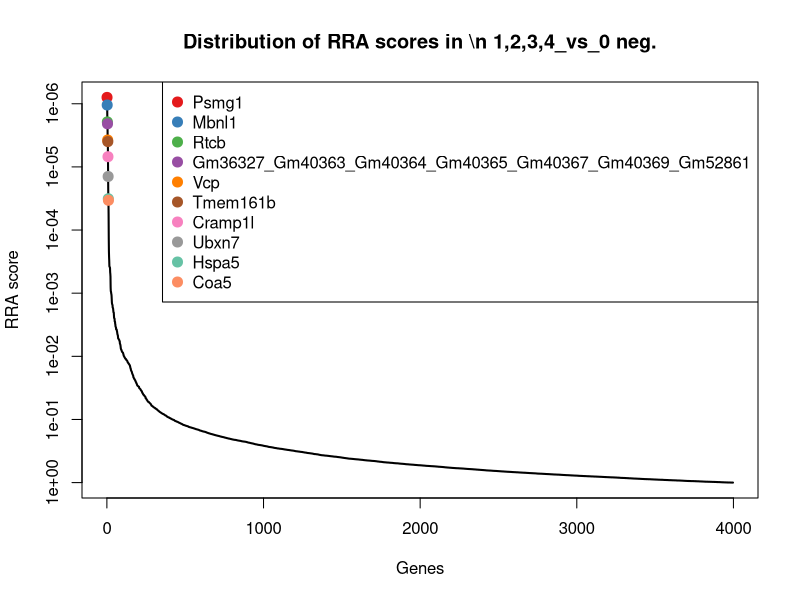
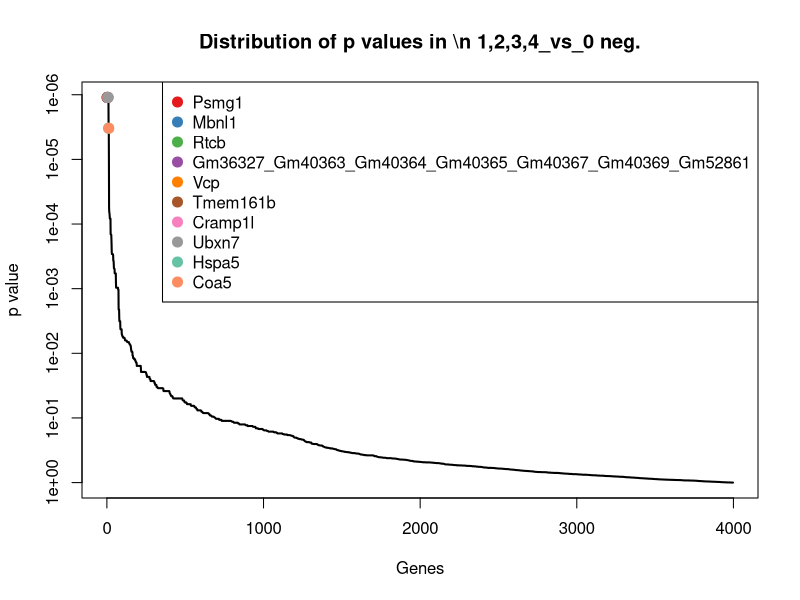
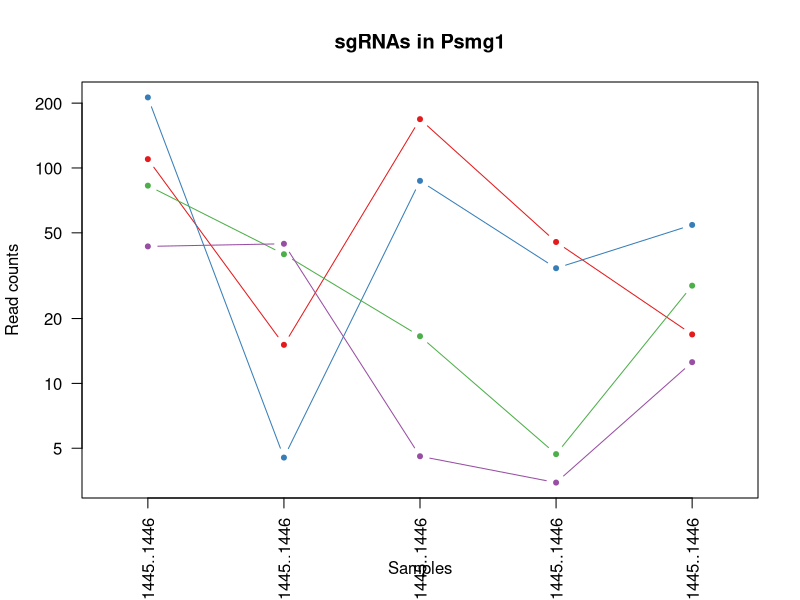
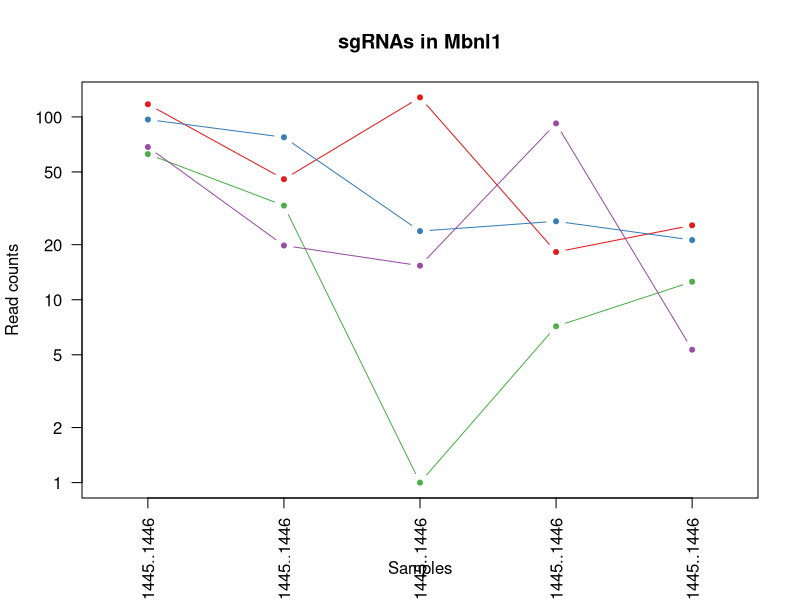
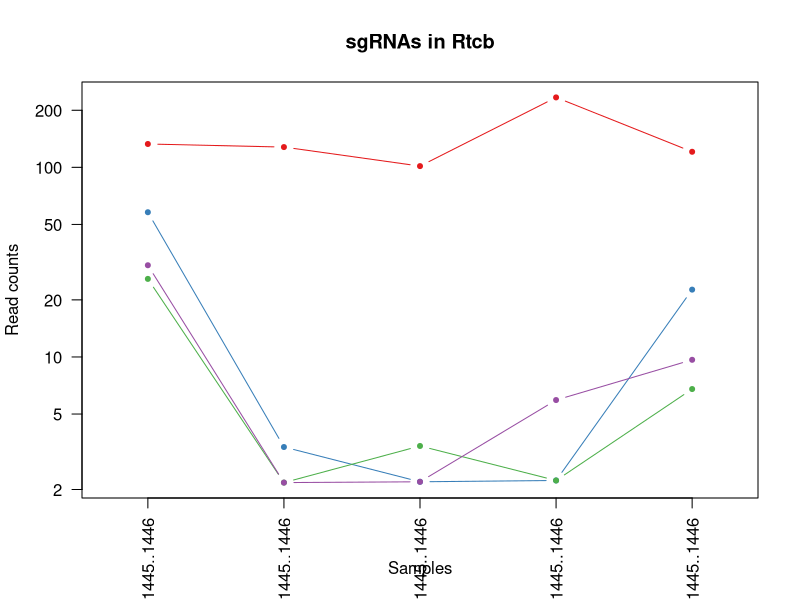
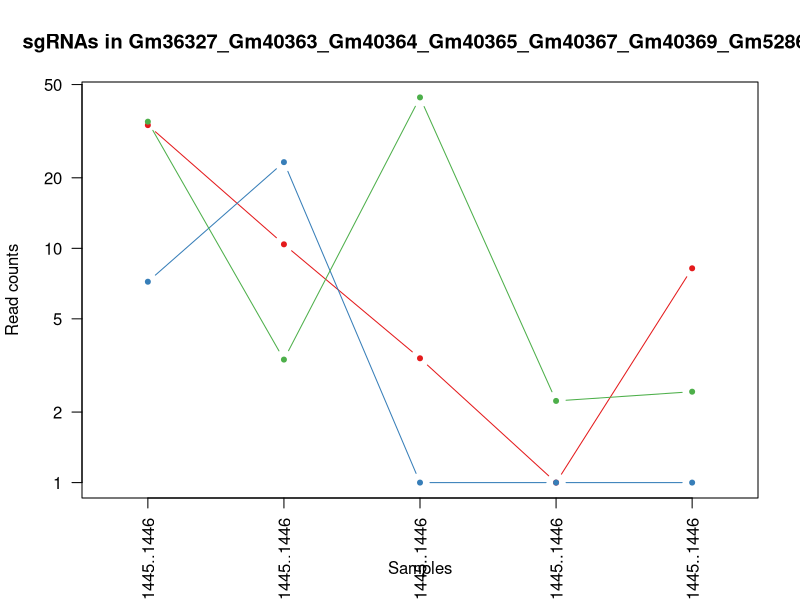
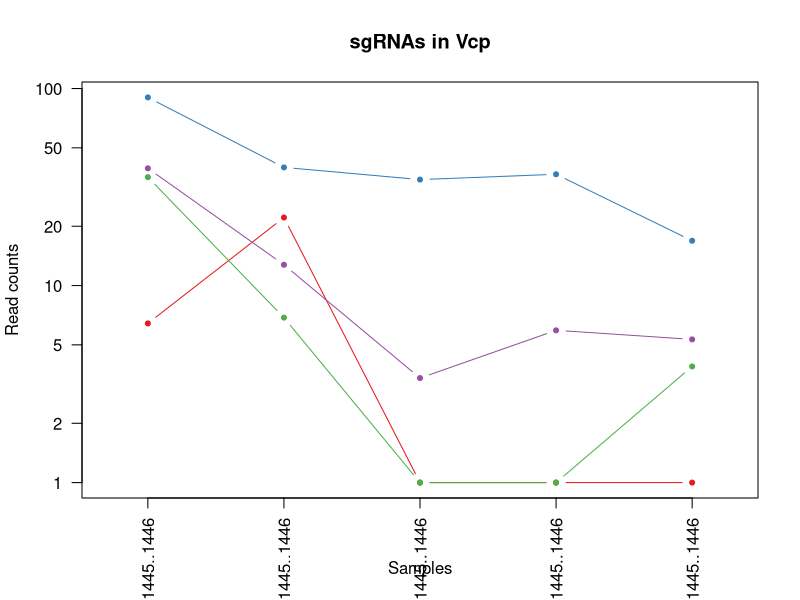
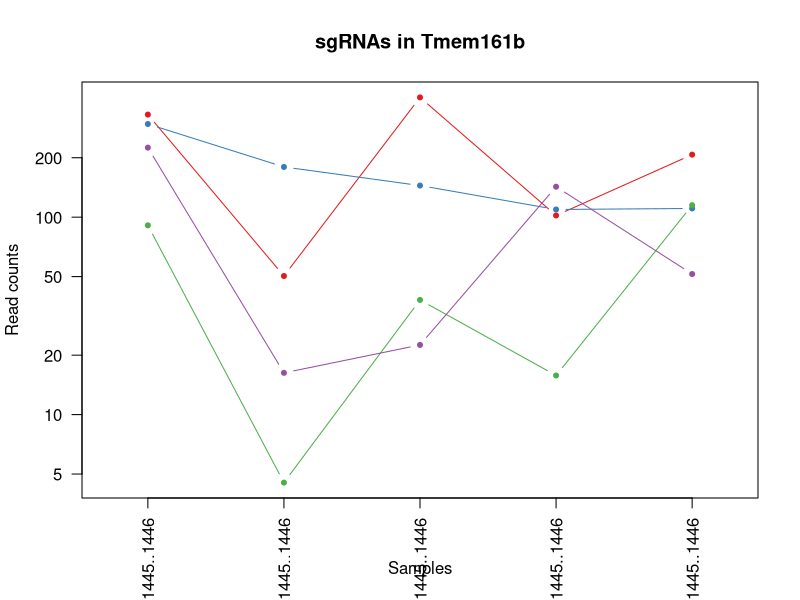

Here is the R script that generated these plots, in order: (Note: this script raises an error after producing the figures.)
pdf(file='invivo.poolF_BM_hEGFRv3_15m_v_input.pdf',width=4.5,height=4.5);
gstable=read.table('invivo.poolF_BM_hEGFRv3_15m_v_input.gene_summary.txt',header=T)
# 
#
# parameters
# Do not modify the variables beginning with "__"

# gstablename='__GENE_SUMMARY_FILE__'
startindex=3
# outputfile='__OUTPUT_FILE__'
targetgenelist=c("Psmg1","Mbnl1","Rtcb","Gm36327_Gm40363_Gm40364_Gm40365_Gm40367_Gm40369_Gm52861","Vcp","Tmem161b","Cramp1l","Ubxn7","Hspa5","Coa5")
# samplelabel=sub('.\\w+.\\w+$','',colnames(gstable)[startindex]);
samplelabel='1,2,3,4_vs_0 neg.'


# You need to write some codes in front of this code:
# gstable=read.table(gstablename,header=T)
# pdf(file=outputfile,width=6,height=6)


# set up color using RColorBrewer
#library(RColorBrewer)
#colors <- brewer.pal(length(targetgenelist), "Set1")

colors=c( "#E41A1C", "#377EB8", "#4DAF4A", "#984EA3", "#FF7F00",  "#A65628", "#F781BF",
          "#999999", "#66C2A5", "#FC8D62", "#8DA0CB", "#E78AC3", "#A6D854", "#FFD92F", "#E5C494", "#B3B3B3", 
          "#8DD3C7", "#FFFFB3", "#BEBADA", "#FB8072", "#80B1D3", "#FDB462", "#B3DE69", "#FCCDE5",
          "#D9D9D9", "#BC80BD", "#CCEBC5", "#FFED6F")

######
# function definition

plotrankedvalues<-function(val, tglist, ...){
  
  plot(val,log='y',ylim=c(max(val),min(val)),type='l',lwd=2, ...)
  if(length(tglist)>0){
    for(i in 1:length(tglist)){
      targetgene=tglist[i];
      tx=which(names(val)==targetgene);ty=val[targetgene];
      points(tx,ty,col=colors[(i %% length(colors)) ],cex=2,pch=20)
      # text(tx+50,ty,targetgene,col=colors[i])
    }
    legend('topright',tglist,pch=20,pt.cex = 2,cex=1,col=colors)
  }
}



plotrandvalues<-function(val,targetgenelist, ...){
  # choose the one with the best distance distribution
  
  mindiffvalue=0;
  randval=val;
  for(i in 1:20){
    randval0=sample(val)
    vindex=sort(which(names(randval0) %in% targetgenelist))
    if(max(vindex)>0.9*length(val)){
      # print('pass...')
      next;
    }
    mindiffind=min(diff(vindex));
    if (mindiffind > mindiffvalue){
      mindiffvalue=mindiffind;
      randval=randval0;
      # print(paste('Diff: ',mindiffvalue))
    }
  }
  plot(randval,log='y',ylim=c(max(randval),min(randval)),pch=20,col='grey', ...)
  
  if(length(targetgenelist)>0){
    for(i in 1:length(targetgenelist)){
      targetgene=targetgenelist[i];
      tx=which(names(randval)==targetgene);ty=randval[targetgene];
      points(tx,ty,col=colors[(i %% length(colors)) ],cex=2,pch=20)
      text(tx+50,ty,targetgene,col=colors[i])
    }
  }
  
}




# set.seed(1235)



pvec=gstable[,startindex]
names(pvec)=gstable[,'id']
pvec=sort(pvec);

plotrankedvalues(pvec,targetgenelist,xlab='Genes',ylab='RRA score',main=paste('Distribution of RRA scores in \\n',samplelabel))

# plotrandvalues(pvec,targetgenelist,xlab='Genes',ylab='RRA score',main=paste('Distribution of RRA scores in \\n',samplelabel))


pvec=gstable[,startindex+1]
names(pvec)=gstable[,'id']
pvec=sort(pvec);

plotrankedvalues(pvec,targetgenelist,xlab='Genes',ylab='p value',main=paste('Distribution of p values in \\n',samplelabel))

# plotrandvalues(pvec,targetgenelist,xlab='Genes',ylab='p value',main=paste('Distribution of p values in \\n',samplelabel))



# you need to write after this code:
# dev.off()






# parameters
# Do not modify the variables beginning with "__"
targetmat=list(c(108.90928142625461,14.100000864115366,167.50328141640694,44.33756529815378,15.876355237557435),c(211.61732262895023,3.5250002160288414,86.14454472843786,33.25317397361533,53.40228579905683),c(81.77885544818406,38.77500237631726,15.553876131523502,3.6947971081794817,27.42279541032648),c(42.24594902299556,43.47500266435571,3.5893560303515777,2.4631980721196545,11.546440172769044))
targetgene="Psmg1"
collabel=c("In.vivo.input.Pool.F..41.47._1439..1440..1441..1442..1443..1444..1445..1446","In.vivo_AR1911_Pool.F..41.48._BM_hEGFRv3_15m_1439..1440..1441..1442..1443..1444..1445..1446","In.vivo_AR1912_Pool.F..41.48._BM_hEGFRv3_15m_1439..1440..1441..1442..1443..1444..1445..1446","In.vivo_AR1913_Pool.F..41.48._BM_hEGFRv3_15m_1439..1440..1441..1442..1443..1444..1445..1446","In.vivo_AR1914_Pool.F..41.48._BM_hEGFRv3_15m_1439..1440..1441..1442..1443..1444..1445..1446")

# set up color using RColorBrewer
#library(RColorBrewer)
#colors <- brewer.pal(length(targetgenelist), "Set1")

colors=c( "#E41A1C", "#377EB8", "#4DAF4A", "#984EA3", "#FF7F00",  "#A65628", "#F781BF",
          "#999999", "#66C2A5", "#FC8D62", "#8DA0CB", "#E78AC3", "#A6D854", "#FFD92F", "#E5C494", "#B3B3B3", 
          "#8DD3C7", "#FFFFB3", "#BEBADA", "#FB8072", "#80B1D3", "#FDB462", "#B3DE69", "#FCCDE5",
          "#D9D9D9", "#BC80BD", "#CCEBC5", "#FFED6F")


## code

targetmatvec=unlist(targetmat)+1
yrange=range(targetmatvec[targetmatvec>0]);
# yrange[1]=1; # set the minimum value to 1
for(i in 1:length(targetmat)){
  vali=targetmat[[i]]+1;
  if(i==1){
    plot(1:length(vali),vali,type='b',las=1,pch=20,main=paste('sgRNAs in',targetgene),ylab='Read counts',xlab='Samples',xlim=c(0.7,length(vali)+0.3),ylim = yrange,col=colors[(i %% length(colors))],xaxt='n',log='y')
    axis(1,at=1:length(vali),labels=(collabel),las=2)
    # lines(0:100,rep(1,101),col='black');
  }else{
    lines(1:length(vali),vali,type='b',pch=20,col=colors[(i %% length(colors))])
  }
}




# parameters
# Do not modify the variables beginning with "__"
targetmat=list(c(116.2732541917309,44.65000273636533,126.8239130724224,17.242386504837583,24.53618536713422),c(95.73164595119178,76.3750046806249,22.732588192226657,25.86357975725637,20.20627030234583),c(61.62482472161738,31.725001944259574,0.0,6.157995180299136,11.546440172769044),c(67.43848743120392,18.800001152153822,14.35742412140631,91.13832866842722,4.329915064788391))
targetgene="Mbnl1"
collabel=c("In.vivo.input.Pool.F..41.47._1439..1440..1441..1442..1443..1444..1445..1446","In.vivo_AR1911_Pool.F..41.48._BM_hEGFRv3_15m_1439..1440..1441..1442..1443..1444..1445..1446","In.vivo_AR1912_Pool.F..41.48._BM_hEGFRv3_15m_1439..1440..1441..1442..1443..1444..1445..1446","In.vivo_AR1913_Pool.F..41.48._BM_hEGFRv3_15m_1439..1440..1441..1442..1443..1444..1445..1446","In.vivo_AR1914_Pool.F..41.48._BM_hEGFRv3_15m_1439..1440..1441..1442..1443..1444..1445..1446")

# set up color using RColorBrewer
#library(RColorBrewer)
#colors <- brewer.pal(length(targetgenelist), "Set1")

colors=c( "#E41A1C", "#377EB8", "#4DAF4A", "#984EA3", "#FF7F00",  "#A65628", "#F781BF",
          "#999999", "#66C2A5", "#FC8D62", "#8DA0CB", "#E78AC3", "#A6D854", "#FFD92F", "#E5C494", "#B3B3B3", 
          "#8DD3C7", "#FFFFB3", "#BEBADA", "#FB8072", "#80B1D3", "#FDB462", "#B3DE69", "#FCCDE5",
          "#D9D9D9", "#BC80BD", "#CCEBC5", "#FFED6F")


## code

targetmatvec=unlist(targetmat)+1
yrange=range(targetmatvec[targetmatvec>0]);
# yrange[1]=1; # set the minimum value to 1
for(i in 1:length(targetmat)){
  vali=targetmat[[i]]+1;
  if(i==1){
    plot(1:length(vali),vali,type='b',las=1,pch=20,main=paste('sgRNAs in',targetgene),ylab='Read counts',xlab='Samples',xlim=c(0.7,length(vali)+0.3),ylim = yrange,col=colors[(i %% length(colors))],xaxt='n',log='y')
    axis(1,at=1:length(vali),labels=(collabel),las=2)
    # lines(0:100,rep(1,101),col='black');
  }else{
    lines(1:length(vali),vali,type='b',pch=20,col=colors[(i %% length(colors))])
  }
}




# parameters
# Do not modify the variables beginning with "__"
targetmat=list(c(131.77635475062834,126.9000077770383,100.50196884984418,232.77221781530736,119.79431679247884),c(56.97389455394814,2.3500001440192277,1.1964520101171925,1.2315990360598272,21.649575323941956),c(24.804960894235926,1.1750000720096139,2.392904020234385,1.2315990360598272,5.773220086384522),c(29.455891061905163,1.1750000720096139,1.1964520101171925,4.926396144239309,8.659830129576783))
targetgene="Rtcb"
collabel=c("In.vivo.input.Pool.F..41.47._1439..1440..1441..1442..1443..1444..1445..1446","In.vivo_AR1911_Pool.F..41.48._BM_hEGFRv3_15m_1439..1440..1441..1442..1443..1444..1445..1446","In.vivo_AR1912_Pool.F..41.48._BM_hEGFRv3_15m_1439..1440..1441..1442..1443..1444..1445..1446","In.vivo_AR1913_Pool.F..41.48._BM_hEGFRv3_15m_1439..1440..1441..1442..1443..1444..1445..1446","In.vivo_AR1914_Pool.F..41.48._BM_hEGFRv3_15m_1439..1440..1441..1442..1443..1444..1445..1446")

# set up color using RColorBrewer
#library(RColorBrewer)
#colors <- brewer.pal(length(targetgenelist), "Set1")

colors=c( "#E41A1C", "#377EB8", "#4DAF4A", "#984EA3", "#FF7F00",  "#A65628", "#F781BF",
          "#999999", "#66C2A5", "#FC8D62", "#8DA0CB", "#E78AC3", "#A6D854", "#FFD92F", "#E5C494", "#B3B3B3", 
          "#8DD3C7", "#FFFFB3", "#BEBADA", "#FB8072", "#80B1D3", "#FDB462", "#B3DE69", "#FCCDE5",
          "#D9D9D9", "#BC80BD", "#CCEBC5", "#FFED6F")


## code

targetmatvec=unlist(targetmat)+1
yrange=range(targetmatvec[targetmatvec>0]);
# yrange[1]=1; # set the minimum value to 1
for(i in 1:length(targetmat)){
  vali=targetmat[[i]]+1;
  if(i==1){
    plot(1:length(vali),vali,type='b',las=1,pch=20,main=paste('sgRNAs in',targetgene),ylab='Read counts',xlab='Samples',xlim=c(0.7,length(vali)+0.3),ylim = yrange,col=colors[(i %% length(colors))],xaxt='n',log='y')
    axis(1,at=1:length(vali),labels=(collabel),las=2)
    # lines(0:100,rep(1,101),col='black');
  }else{
    lines(1:length(vali),vali,type='b',pch=20,col=colors[(i %% length(colors))])
  }
}




# parameters
# Do not modify the variables beginning with "__"
targetmat=list(c(32.556511173684655,9.400000576076911,2.392904020234385,0.0,7.216525107980653),c(6.201240223558981,22.325001368182665,0.0,0.0,0.0),c(33.71924371560196,2.3500001440192277,43.07227236421893,1.2315990360598272,1.4433050215961305))
targetgene="Gm36327_Gm40363_Gm40364_Gm40365_Gm40367_Gm40369_Gm52861"
collabel=c("In.vivo.input.Pool.F..41.47._1439..1440..1441..1442..1443..1444..1445..1446","In.vivo_AR1911_Pool.F..41.48._BM_hEGFRv3_15m_1439..1440..1441..1442..1443..1444..1445..1446","In.vivo_AR1912_Pool.F..41.48._BM_hEGFRv3_15m_1439..1440..1441..1442..1443..1444..1445..1446","In.vivo_AR1913_Pool.F..41.48._BM_hEGFRv3_15m_1439..1440..1441..1442..1443..1444..1445..1446","In.vivo_AR1914_Pool.F..41.48._BM_hEGFRv3_15m_1439..1440..1441..1442..1443..1444..1445..1446")

# set up color using RColorBrewer
#library(RColorBrewer)
#colors <- brewer.pal(length(targetgenelist), "Set1")

colors=c( "#E41A1C", "#377EB8", "#4DAF4A", "#984EA3", "#FF7F00",  "#A65628", "#F781BF",
          "#999999", "#66C2A5", "#FC8D62", "#8DA0CB", "#E78AC3", "#A6D854", "#FFD92F", "#E5C494", "#B3B3B3", 
          "#8DD3C7", "#FFFFB3", "#BEBADA", "#FB8072", "#80B1D3", "#FDB462", "#B3DE69", "#FCCDE5",
          "#D9D9D9", "#BC80BD", "#CCEBC5", "#FFED6F")


## code

targetmatvec=unlist(targetmat)+1
yrange=range(targetmatvec[targetmatvec>0]);
# yrange[1]=1; # set the minimum value to 1
for(i in 1:length(targetmat)){
  vali=targetmat[[i]]+1;
  if(i==1){
    plot(1:length(vali),vali,type='b',las=1,pch=20,main=paste('sgRNAs in',targetgene),ylab='Read counts',xlab='Samples',xlim=c(0.7,length(vali)+0.3),ylim = yrange,col=colors[(i %% length(colors))],xaxt='n',log='y')
    axis(1,at=1:length(vali),labels=(collabel),las=2)
    # lines(0:100,rep(1,101),col='black');
  }else{
    lines(1:length(vali),vali,type='b',pch=20,col=colors[(i %% length(colors))])
  }
}




# parameters
# Do not modify the variables beginning with "__"
targetmat=list(c(5.4260851956141085,21.15000129617305,0.0,0.0,0.0),c(89.14282821366035,38.77500237631726,33.50065628328139,35.71637204573499,15.876355237557435),c(34.49439874354683,5.87500036004807,0.0,0.0,2.886610043192261),c(38.3701738832712,11.75000072009614,2.392904020234385,4.926396144239309,4.329915064788391))
targetgene="Vcp"
collabel=c("In.vivo.input.Pool.F..41.47._1439..1440..1441..1442..1443..1444..1445..1446","In.vivo_AR1911_Pool.F..41.48._BM_hEGFRv3_15m_1439..1440..1441..1442..1443..1444..1445..1446","In.vivo_AR1912_Pool.F..41.48._BM_hEGFRv3_15m_1439..1440..1441..1442..1443..1444..1445..1446","In.vivo_AR1913_Pool.F..41.48._BM_hEGFRv3_15m_1439..1440..1441..1442..1443..1444..1445..1446","In.vivo_AR1914_Pool.F..41.48._BM_hEGFRv3_15m_1439..1440..1441..1442..1443..1444..1445..1446")

# set up color using RColorBrewer
#library(RColorBrewer)
#colors <- brewer.pal(length(targetgenelist), "Set1")

colors=c( "#E41A1C", "#377EB8", "#4DAF4A", "#984EA3", "#FF7F00",  "#A65628", "#F781BF",
          "#999999", "#66C2A5", "#FC8D62", "#8DA0CB", "#E78AC3", "#A6D854", "#FFD92F", "#E5C494", "#B3B3B3", 
          "#8DD3C7", "#FFFFB3", "#BEBADA", "#FB8072", "#80B1D3", "#FDB462", "#B3DE69", "#FCCDE5",
          "#D9D9D9", "#BC80BD", "#CCEBC5", "#FFED6F")


## code

targetmatvec=unlist(targetmat)+1
yrange=range(targetmatvec[targetmatvec>0]);
# yrange[1]=1; # set the minimum value to 1
for(i in 1:length(targetmat)){
  vali=targetmat[[i]]+1;
  if(i==1){
    plot(1:length(vali),vali,type='b',las=1,pch=20,main=paste('sgRNAs in',targetgene),ylab='Read counts',xlab='Samples',xlim=c(0.7,length(vali)+0.3),ylim = yrange,col=colors[(i %% length(colors))],xaxt='n',log='y')
    axis(1,at=1:length(vali),labels=(collabel),las=2)
    # lines(0:100,rep(1,101),col='black');
  }else{
    lines(1:length(vali),vali,type='b',pch=20,col=colors[(i %% length(colors))])
  }
}




# parameters
# Do not modify the variables beginning with "__"
targetmat=list(c(329.82846439054333,49.35000302440378,403.2043274094939,100.99112095690583,206.39261808824665),c(295.33406564699646,178.60001094546132,143.5742412140631,108.3807151732648,109.69118164130592),c(89.91798324160523,3.5250002160288414,37.09001231363297,14.779188432717927,114.02109670609431),c(224.0198030760682,15.27500093612498,21.536136182109466,141.63388914688014,50.51567575586457))
targetgene="Tmem161b"
collabel=c("In.vivo.input.Pool.F..41.47._1439..1440..1441..1442..1443..1444..1445..1446","In.vivo_AR1911_Pool.F..41.48._BM_hEGFRv3_15m_1439..1440..1441..1442..1443..1444..1445..1446","In.vivo_AR1912_Pool.F..41.48._BM_hEGFRv3_15m_1439..1440..1441..1442..1443..1444..1445..1446","In.vivo_AR1913_Pool.F..41.48._BM_hEGFRv3_15m_1439..1440..1441..1442..1443..1444..1445..1446","In.vivo_AR1914_Pool.F..41.48._BM_hEGFRv3_15m_1439..1440..1441..1442..1443..1444..1445..1446")

# set up color using RColorBrewer
#library(RColorBrewer)
#colors <- brewer.pal(length(targetgenelist), "Set1")

colors=c( "#E41A1C", "#377EB8", "#4DAF4A", "#984EA3", "#FF7F00",  "#A65628", "#F781BF",
          "#999999", "#66C2A5", "#FC8D62", "#8DA0CB", "#E78AC3", "#A6D854", "#FFD92F", "#E5C494", "#B3B3B3", 
          "#8DD3C7", "#FFFFB3", "#BEBADA", "#FB8072", "#80B1D3", "#FDB462", "#B3DE69", "#FCCDE5",
          "#D9D9D9", "#BC80BD", "#CCEBC5", "#FFED6F")


## code

targetmatvec=unlist(targetmat)+1
yrange=range(targetmatvec[targetmatvec>0]);
# yrange[1]=1; # set the minimum value to 1
for(i in 1:length(targetmat)){
  vali=targetmat[[i]]+1;
  if(i==1){
    plot(1:length(vali),vali,type='b',las=1,pch=20,main=paste('sgRNAs in',targetgene),ylab='Read counts',xlab='Samples',xlim=c(0.7,length(vali)+0.3),ylim = yrange,col=colors[(i %% length(colors))],xaxt='n',log='y')
    axis(1,at=1:length(vali),labels=(collabel),las=2)
    # lines(0:100,rep(1,101),col='black');
  }else{
    lines(1:length(vali),vali,type='b',pch=20,col=colors[(i %% length(colors))])
  }
}




# parameters
# Do not modify the variables beginning with "__"
targetmat=list(c(32.944088687657086,3.5250002160288414,8.375164070820347,1.2315990360598272,5.773220086384522),c(60.074514665727634,1.1750000720096139,9.57161608093754,4.926396144239309,8.659830129576783),c(103.4831962306405,75.20000460861529,11.964520101171924,76.35914023570929,170.3099925483434),c(49.22234427449941,1.1750000720096139,0.0,24.631980721196545,12.989745194365174))
targetgene="Cramp1l"
collabel=c("In.vivo.input.Pool.F..41.47._1439..1440..1441..1442..1443..1444..1445..1446","In.vivo_AR1911_Pool.F..41.48._BM_hEGFRv3_15m_1439..1440..1441..1442..1443..1444..1445..1446","In.vivo_AR1912_Pool.F..41.48._BM_hEGFRv3_15m_1439..1440..1441..1442..1443..1444..1445..1446","In.vivo_AR1913_Pool.F..41.48._BM_hEGFRv3_15m_1439..1440..1441..1442..1443..1444..1445..1446","In.vivo_AR1914_Pool.F..41.48._BM_hEGFRv3_15m_1439..1440..1441..1442..1443..1444..1445..1446")

# set up color using RColorBrewer
#library(RColorBrewer)
#colors <- brewer.pal(length(targetgenelist), "Set1")

colors=c( "#E41A1C", "#377EB8", "#4DAF4A", "#984EA3", "#FF7F00",  "#A65628", "#F781BF",
          "#999999", "#66C2A5", "#FC8D62", "#8DA0CB", "#E78AC3", "#A6D854", "#FFD92F", "#E5C494", "#B3B3B3", 
          "#8DD3C7", "#FFFFB3", "#BEBADA", "#FB8072", "#80B1D3", "#FDB462", "#B3DE69", "#FCCDE5",
          "#D9D9D9", "#BC80BD", "#CCEBC5", "#FFED6F")


## code

targetmatvec=unlist(targetmat)+1
yrange=range(targetmatvec[targetmatvec>0]);
# yrange[1]=1; # set the minimum value to 1
for(i in 1:length(targetmat)){
  vali=targetmat[[i]]+1;
  if(i==1){
    plot(1:length(vali),vali,type='b',las=1,pch=20,main=paste('sgRNAs in',targetgene),ylab='Read counts',xlab='Samples',xlim=c(0.7,length(vali)+0.3),ylim = yrange,col=colors[(i %% length(colors))],xaxt='n',log='y')
    axis(1,at=1:length(vali),labels=(collabel),las=2)
    # lines(0:100,rep(1,101),col='black');
  }else{
    lines(1:length(vali),vali,type='b',pch=20,col=colors[(i %% length(colors))])
  }
}




# parameters
# Do not modify the variables beginning with "__"
targetmat=list(c(92.24344832543984,85.77500525670182,7.178712060703155,8.621193252418792,24.53618536713422),c(181.77385405307265,151.5750092892402,114.85939297125049,247.55140624802527,174.63990761313178),c(104.25835125858538,41.12500252033649,7.178712060703155,33.25317397361533,1.4433050215961305),c(184.4868966508797,102.22500626483641,58.626148495742434,11.084391324538444,11.546440172769044))
targetgene="Ubxn7"
collabel=c("In.vivo.input.Pool.F..41.47._1439..1440..1441..1442..1443..1444..1445..1446","In.vivo_AR1911_Pool.F..41.48._BM_hEGFRv3_15m_1439..1440..1441..1442..1443..1444..1445..1446","In.vivo_AR1912_Pool.F..41.48._BM_hEGFRv3_15m_1439..1440..1441..1442..1443..1444..1445..1446","In.vivo_AR1913_Pool.F..41.48._BM_hEGFRv3_15m_1439..1440..1441..1442..1443..1444..1445..1446","In.vivo_AR1914_Pool.F..41.48._BM_hEGFRv3_15m_1439..1440..1441..1442..1443..1444..1445..1446")

# set up color using RColorBrewer
#library(RColorBrewer)
#colors <- brewer.pal(length(targetgenelist), "Set1")

colors=c( "#E41A1C", "#377EB8", "#4DAF4A", "#984EA3", "#FF7F00",  "#A65628", "#F781BF",
          "#999999", "#66C2A5", "#FC8D62", "#8DA0CB", "#E78AC3", "#A6D854", "#FFD92F", "#E5C494", "#B3B3B3", 
          "#8DD3C7", "#FFFFB3", "#BEBADA", "#FB8072", "#80B1D3", "#FDB462", "#B3DE69", "#FCCDE5",
          "#D9D9D9", "#BC80BD", "#CCEBC5", "#FFED6F")


## code

targetmatvec=unlist(targetmat)+1
yrange=range(targetmatvec[targetmatvec>0]);
# yrange[1]=1; # set the minimum value to 1
for(i in 1:length(targetmat)){
  vali=targetmat[[i]]+1;
  if(i==1){
    plot(1:length(vali),vali,type='b',las=1,pch=20,main=paste('sgRNAs in',targetgene),ylab='Read counts',xlab='Samples',xlim=c(0.7,length(vali)+0.3),ylim = yrange,col=colors[(i %% length(colors))],xaxt='n',log='y')
    axis(1,at=1:length(vali),labels=(collabel),las=2)
    # lines(0:100,rep(1,101),col='black');
  }else{
    lines(1:length(vali),vali,type='b',pch=20,col=colors[(i %% length(colors))])
  }
}




# parameters
# Do not modify the variables beginning with "__"
targetmat=list(c(43.40868156491287,159.80000979330748,17.94678015175789,0.0,54.84559082065296),c(12.7900579610904,10.575000648086524,0.0,0.0,0.0),c(55.03600698408596,57.57500352847108,14.35742412140631,18.47398554089741,106.80457159811365),c(14.340368016980145,0.0,0.0,0.0,4.329915064788391))
targetgene="Hspa5"
collabel=c("In.vivo.input.Pool.F..41.47._1439..1440..1441..1442..1443..1444..1445..1446","In.vivo_AR1911_Pool.F..41.48._BM_hEGFRv3_15m_1439..1440..1441..1442..1443..1444..1445..1446","In.vivo_AR1912_Pool.F..41.48._BM_hEGFRv3_15m_1439..1440..1441..1442..1443..1444..1445..1446","In.vivo_AR1913_Pool.F..41.48._BM_hEGFRv3_15m_1439..1440..1441..1442..1443..1444..1445..1446","In.vivo_AR1914_Pool.F..41.48._BM_hEGFRv3_15m_1439..1440..1441..1442..1443..1444..1445..1446")

# set up color using RColorBrewer
#library(RColorBrewer)
#colors <- brewer.pal(length(targetgenelist), "Set1")

colors=c( "#E41A1C", "#377EB8", "#4DAF4A", "#984EA3", "#FF7F00",  "#A65628", "#F781BF",
          "#999999", "#66C2A5", "#FC8D62", "#8DA0CB", "#E78AC3", "#A6D854", "#FFD92F", "#E5C494", "#B3B3B3", 
          "#8DD3C7", "#FFFFB3", "#BEBADA", "#FB8072", "#80B1D3", "#FDB462", "#B3DE69", "#FCCDE5",
          "#D9D9D9", "#BC80BD", "#CCEBC5", "#FFED6F")


## code

targetmatvec=unlist(targetmat)+1
yrange=range(targetmatvec[targetmatvec>0]);
# yrange[1]=1; # set the minimum value to 1
for(i in 1:length(targetmat)){
  vali=targetmat[[i]]+1;
  if(i==1){
    plot(1:length(vali),vali,type='b',las=1,pch=20,main=paste('sgRNAs in',targetgene),ylab='Read counts',xlab='Samples',xlim=c(0.7,length(vali)+0.3),ylim = yrange,col=colors[(i %% length(colors))],xaxt='n',log='y')
    axis(1,at=1:length(vali),labels=(collabel),las=2)
    # lines(0:100,rep(1,101),col='black');
  }else{
    lines(1:length(vali),vali,type='b',pch=20,col=colors[(i %% length(colors))])
  }
}




# parameters
# Do not modify the variables beginning with "__"
targetmat=list(c(33.331666201629524,0.0,3.5893560303515777,0.0,0.0),c(106.58381634242,119.85000734498061,101.69842085996136,25.86357975725637,53.40228579905683),c(53.87327444216865,14.100000864115366,1.1964520101171925,0.0,4.329915064788391),c(155.8061606169194,203.2750124576632,227.32588192226657,2.4631980721196545,264.12481895209186))
targetgene="Coa5"
collabel=c("In.vivo.input.Pool.F..41.47._1439..1440..1441..1442..1443..1444..1445..1446","In.vivo_AR1911_Pool.F..41.48._BM_hEGFRv3_15m_1439..1440..1441..1442..1443..1444..1445..1446","In.vivo_AR1912_Pool.F..41.48._BM_hEGFRv3_15m_1439..1440..1441..1442..1443..1444..1445..1446","In.vivo_AR1913_Pool.F..41.48._BM_hEGFRv3_15m_1439..1440..1441..1442..1443..1444..1445..1446","In.vivo_AR1914_Pool.F..41.48._BM_hEGFRv3_15m_1439..1440..1441..1442..1443..1444..1445..1446")

# set up color using RColorBrewer
#library(RColorBrewer)
#colors <- brewer.pal(length(targetgenelist), "Set1")

colors=c( "#E41A1C", "#377EB8", "#4DAF4A", "#984EA3", "#FF7F00",  "#A65628", "#F781BF",
          "#999999", "#66C2A5", "#FC8D62", "#8DA0CB", "#E78AC3", "#A6D854", "#FFD92F", "#E5C494", "#B3B3B3", 
          "#8DD3C7", "#FFFFB3", "#BEBADA", "#FB8072", "#80B1D3", "#FDB462", "#B3DE69", "#FCCDE5",
          "#D9D9D9", "#BC80BD", "#CCEBC5", "#FFED6F")


## code

targetmatvec=unlist(targetmat)+1
yrange=range(targetmatvec[targetmatvec>0]);
# yrange[1]=1; # set the minimum value to 1
for(i in 1:length(targetmat)){
  vali=targetmat[[i]]+1;
  if(i==1){
    plot(1:length(vali),vali,type='b',las=1,pch=20,main=paste('sgRNAs in',targetgene),ylab='Read counts',xlab='Samples',xlim=c(0.7,length(vali)+0.3),ylim = yrange,col=colors[(i %% length(colors))],xaxt='n',log='y')
    axis(1,at=1:length(vali),labels=(collabel),las=2)
    # lines(0:100,rep(1,101),col='black');
  }else{
    lines(1:length(vali),vali,type='b',pch=20,col=colors[(i %% length(colors))])
  }
}



# 
#
# parameters
# Do not modify the variables beginning with "__"

# gstablename='__GENE_SUMMARY_FILE__'
startindex=9
# outputfile='__OUTPUT_FILE__'
targetgenelist=c("Slc23a2","Arl15","Setd5","Zkscan17","Ankrd11","Gm32970","Vmn2r105","Gm1673","E2f8","Smcr8")
# samplelabel=sub('.\\w+.\\w+$','',colnames(gstable)[startindex]);
samplelabel='1,2,3,4_vs_0 pos.'


# You need to write some codes in front of this code:
# gstable=read.table(gstablename,header=T)
# pdf(file=outputfile,width=6,height=6)


# set up color using RColorBrewer
#library(RColorBrewer)
#colors <- brewer.pal(length(targetgenelist), "Set1")

colors=c( "#E41A1C", "#377EB8", "#4DAF4A", "#984EA3", "#FF7F00",  "#A65628", "#F781BF",
          "#999999", "#66C2A5", "#FC8D62", "#8DA0CB", "#E78AC3", "#A6D854", "#FFD92F", "#E5C494", "#B3B3B3", 
          "#8DD3C7", "#FFFFB3", "#BEBADA", "#FB8072", "#80B1D3", "#FDB462", "#B3DE69", "#FCCDE5",
          "#D9D9D9", "#BC80BD", "#CCEBC5", "#FFED6F")

######
# function definition

plotrankedvalues<-function(val, tglist, ...){
  
  plot(val,log='y',ylim=c(max(val),min(val)),type='l',lwd=2, ...)
  if(length(tglist)>0){
    for(i in 1:length(tglist)){
      targetgene=tglist[i];
      tx=which(names(val)==targetgene);ty=val[targetgene];
      points(tx,ty,col=colors[(i %% length(colors)) ],cex=2,pch=20)
      # text(tx+50,ty,targetgene,col=colors[i])
    }
    legend('topright',tglist,pch=20,pt.cex = 2,cex=1,col=colors)
  }
}



plotrandvalues<-function(val,targetgenelist, ...){
  # choose the one with the best distance distribution
  
  mindiffvalue=0;
  randval=val;
  for(i in 1:20){
    randval0=sample(val)
    vindex=sort(which(names(randval0) %in% targetgenelist))
    if(max(vindex)>0.9*length(val)){
      # print('pass...')
      next;
    }
    mindiffind=min(diff(vindex));
    if (mindiffind > mindiffvalue){
      mindiffvalue=mindiffind;
      randval=randval0;
      # print(paste('Diff: ',mindiffvalue))
    }
  }
  plot(randval,log='y',ylim=c(max(randval),min(randval)),pch=20,col='grey', ...)
  
  if(length(targetgenelist)>0){
    for(i in 1:length(targetgenelist)){
      targetgene=targetgenelist[i];
      tx=which(names(randval)==targetgene);ty=randval[targetgene];
      points(tx,ty,col=colors[(i %% length(colors)) ],cex=2,pch=20)
      text(tx+50,ty,targetgene,col=colors[i])
    }
  }
  
}




# set.seed(1235)



pvec=gstable[,startindex]
names(pvec)=gstable[,'id']
pvec=sort(pvec);

plotrankedvalues(pvec,targetgenelist,xlab='Genes',ylab='RRA score',main=paste('Distribution of RRA scores in \\n',samplelabel))

# plotrandvalues(pvec,targetgenelist,xlab='Genes',ylab='RRA score',main=paste('Distribution of RRA scores in \\n',samplelabel))


pvec=gstable[,startindex+1]
names(pvec)=gstable[,'id']
pvec=sort(pvec);

plotrankedvalues(pvec,targetgenelist,xlab='Genes',ylab='p value',main=paste('Distribution of p values in \\n',samplelabel))

# plotrandvalues(pvec,targetgenelist,xlab='Genes',ylab='p value',main=paste('Distribution of p values in \\n',samplelabel))



# you need to write after this code:
# dev.off()






# parameters
# Do not modify the variables beginning with "__"
targetmat=list(c(141.46579259993928,414.77502541939367,186.64651357828203,651.5158900756486,441.65133660841593),c(94.18133589530203,400.67502455527836,198.61103367945395,275.87818407740133,254.02168380091896),c(188.36267179060405,645.075039533278,1050.484864882895,351.0057252770508,264.12481895209186),c(101.15773114680589,587.5000360048069,269.20170227636834,506.187203820589,134.22736700844013))
targetgene="Slc23a2"
collabel=c("In.vivo.input.Pool.F..41.47._1439..1440..1441..1442..1443..1444..1445..1446","In.vivo_AR1911_Pool.F..41.48._BM_hEGFRv3_15m_1439..1440..1441..1442..1443..1444..1445..1446","In.vivo_AR1912_Pool.F..41.48._BM_hEGFRv3_15m_1439..1440..1441..1442..1443..1444..1445..1446","In.vivo_AR1913_Pool.F..41.48._BM_hEGFRv3_15m_1439..1440..1441..1442..1443..1444..1445..1446","In.vivo_AR1914_Pool.F..41.48._BM_hEGFRv3_15m_1439..1440..1441..1442..1443..1444..1445..1446")

# set up color using RColorBrewer
#library(RColorBrewer)
#colors <- brewer.pal(length(targetgenelist), "Set1")

colors=c( "#E41A1C", "#377EB8", "#4DAF4A", "#984EA3", "#FF7F00",  "#A65628", "#F781BF",
          "#999999", "#66C2A5", "#FC8D62", "#8DA0CB", "#E78AC3", "#A6D854", "#FFD92F", "#E5C494", "#B3B3B3", 
          "#8DD3C7", "#FFFFB3", "#BEBADA", "#FB8072", "#80B1D3", "#FDB462", "#B3DE69", "#FCCDE5",
          "#D9D9D9", "#BC80BD", "#CCEBC5", "#FFED6F")


## code

targetmatvec=unlist(targetmat)+1
yrange=range(targetmatvec[targetmatvec>0]);
# yrange[1]=1; # set the minimum value to 1
for(i in 1:length(targetmat)){
  vali=targetmat[[i]]+1;
  if(i==1){
    plot(1:length(vali),vali,type='b',las=1,pch=20,main=paste('sgRNAs in',targetgene),ylab='Read counts',xlab='Samples',xlim=c(0.7,length(vali)+0.3),ylim = yrange,col=colors[(i %% length(colors))],xaxt='n',log='y')
    axis(1,at=1:length(vali),labels=(collabel),las=2)
    # lines(0:100,rep(1,101),col='black');
  }else{
    lines(1:length(vali),vali,type='b',pch=20,col=colors[(i %% length(colors))])
  }
}




# parameters
# Do not modify the variables beginning with "__"
targetmat=list(c(24.41738338026349,72.85000446459605,167.50328141640694,2.4631980721196545,73.60855610140266),c(122.47449441528988,1123.3000688411908,935.6254719116446,621.9575132102127,177.52651765632405),c(246.11172137249707,2508.6251537405255,1999.2713089058286,718.0222380228793,704.3328505389117),c(124.02480447117964,392.450024051211,106.48422890043013,203.2138409498715,137.1139770516324))
targetgene="Arl15"
collabel=c("In.vivo.input.Pool.F..41.47._1439..1440..1441..1442..1443..1444..1445..1446","In.vivo_AR1911_Pool.F..41.48._BM_hEGFRv3_15m_1439..1440..1441..1442..1443..1444..1445..1446","In.vivo_AR1912_Pool.F..41.48._BM_hEGFRv3_15m_1439..1440..1441..1442..1443..1444..1445..1446","In.vivo_AR1913_Pool.F..41.48._BM_hEGFRv3_15m_1439..1440..1441..1442..1443..1444..1445..1446","In.vivo_AR1914_Pool.F..41.48._BM_hEGFRv3_15m_1439..1440..1441..1442..1443..1444..1445..1446")

# set up color using RColorBrewer
#library(RColorBrewer)
#colors <- brewer.pal(length(targetgenelist), "Set1")

colors=c( "#E41A1C", "#377EB8", "#4DAF4A", "#984EA3", "#FF7F00",  "#A65628", "#F781BF",
          "#999999", "#66C2A5", "#FC8D62", "#8DA0CB", "#E78AC3", "#A6D854", "#FFD92F", "#E5C494", "#B3B3B3", 
          "#8DD3C7", "#FFFFB3", "#BEBADA", "#FB8072", "#80B1D3", "#FDB462", "#B3DE69", "#FCCDE5",
          "#D9D9D9", "#BC80BD", "#CCEBC5", "#FFED6F")


## code

targetmatvec=unlist(targetmat)+1
yrange=range(targetmatvec[targetmatvec>0]);
# yrange[1]=1; # set the minimum value to 1
for(i in 1:length(targetmat)){
  vali=targetmat[[i]]+1;
  if(i==1){
    plot(1:length(vali),vali,type='b',las=1,pch=20,main=paste('sgRNAs in',targetgene),ylab='Read counts',xlab='Samples',xlim=c(0.7,length(vali)+0.3),ylim = yrange,col=colors[(i %% length(colors))],xaxt='n',log='y')
    axis(1,at=1:length(vali),labels=(collabel),las=2)
    # lines(0:100,rep(1,101),col='black');
  }else{
    lines(1:length(vali),vali,type='b',pch=20,col=colors[(i %% length(colors))])
  }
}




# parameters
# Do not modify the variables beginning with "__"
targetmat=list(c(139.91548254404952,996.4000610641525,116.05584498136767,403.9644838276233,580.2086186816445),c(179.0608114552656,1212.6000743139216,617.3692372204713,352.2373243131106,495.05362240747274),c(220.14402793634383,655.6500401813645,1049.2884128727778,253.7094014283244,479.17726716991535),c(80.22854539229432,321.9500197306342,300.3094545394153,62.811550839051186,47.62906571267231))
targetgene="Setd5"
collabel=c("In.vivo.input.Pool.F..41.47._1439..1440..1441..1442..1443..1444..1445..1446","In.vivo_AR1911_Pool.F..41.48._BM_hEGFRv3_15m_1439..1440..1441..1442..1443..1444..1445..1446","In.vivo_AR1912_Pool.F..41.48._BM_hEGFRv3_15m_1439..1440..1441..1442..1443..1444..1445..1446","In.vivo_AR1913_Pool.F..41.48._BM_hEGFRv3_15m_1439..1440..1441..1442..1443..1444..1445..1446","In.vivo_AR1914_Pool.F..41.48._BM_hEGFRv3_15m_1439..1440..1441..1442..1443..1444..1445..1446")

# set up color using RColorBrewer
#library(RColorBrewer)
#colors <- brewer.pal(length(targetgenelist), "Set1")

colors=c( "#E41A1C", "#377EB8", "#4DAF4A", "#984EA3", "#FF7F00",  "#A65628", "#F781BF",
          "#999999", "#66C2A5", "#FC8D62", "#8DA0CB", "#E78AC3", "#A6D854", "#FFD92F", "#E5C494", "#B3B3B3", 
          "#8DD3C7", "#FFFFB3", "#BEBADA", "#FB8072", "#80B1D3", "#FDB462", "#B3DE69", "#FCCDE5",
          "#D9D9D9", "#BC80BD", "#CCEBC5", "#FFED6F")


## code

targetmatvec=unlist(targetmat)+1
yrange=range(targetmatvec[targetmatvec>0]);
# yrange[1]=1; # set the minimum value to 1
for(i in 1:length(targetmat)){
  vali=targetmat[[i]]+1;
  if(i==1){
    plot(1:length(vali),vali,type='b',las=1,pch=20,main=paste('sgRNAs in',targetgene),ylab='Read counts',xlab='Samples',xlim=c(0.7,length(vali)+0.3),ylim = yrange,col=colors[(i %% length(colors))],xaxt='n',log='y')
    axis(1,at=1:length(vali),labels=(collabel),las=2)
    # lines(0:100,rep(1,101),col='black');
  }else{
    lines(1:length(vali),vali,type='b',pch=20,col=colors[(i %% length(colors))])
  }
}




# parameters
# Do not modify the variables beginning with "__"
targetmat=list(c(146.1167227676085,834.2500511268258,190.2358696086336,60.348352766931534,865.9830129576783),c(23.25465083834618,89.30000547273066,33.50065628328139,11.084391324538444,95.25813142534462),c(32.944088687657086,400.67502455527836,56.233244475508045,44.33756529815378,308.86727462157194),c(79.84096787832189,104.57500640885563,93.32325678914101,629.3471074265717,101.03135151172914))
targetgene="Zkscan17"
collabel=c("In.vivo.input.Pool.F..41.47._1439..1440..1441..1442..1443..1444..1445..1446","In.vivo_AR1911_Pool.F..41.48._BM_hEGFRv3_15m_1439..1440..1441..1442..1443..1444..1445..1446","In.vivo_AR1912_Pool.F..41.48._BM_hEGFRv3_15m_1439..1440..1441..1442..1443..1444..1445..1446","In.vivo_AR1913_Pool.F..41.48._BM_hEGFRv3_15m_1439..1440..1441..1442..1443..1444..1445..1446","In.vivo_AR1914_Pool.F..41.48._BM_hEGFRv3_15m_1439..1440..1441..1442..1443..1444..1445..1446")

# set up color using RColorBrewer
#library(RColorBrewer)
#colors <- brewer.pal(length(targetgenelist), "Set1")

colors=c( "#E41A1C", "#377EB8", "#4DAF4A", "#984EA3", "#FF7F00",  "#A65628", "#F781BF",
          "#999999", "#66C2A5", "#FC8D62", "#8DA0CB", "#E78AC3", "#A6D854", "#FFD92F", "#E5C494", "#B3B3B3", 
          "#8DD3C7", "#FFFFB3", "#BEBADA", "#FB8072", "#80B1D3", "#FDB462", "#B3DE69", "#FCCDE5",
          "#D9D9D9", "#BC80BD", "#CCEBC5", "#FFED6F")


## code

targetmatvec=unlist(targetmat)+1
yrange=range(targetmatvec[targetmatvec>0]);
# yrange[1]=1; # set the minimum value to 1
for(i in 1:length(targetmat)){
  vali=targetmat[[i]]+1;
  if(i==1){
    plot(1:length(vali),vali,type='b',las=1,pch=20,main=paste('sgRNAs in',targetgene),ylab='Read counts',xlab='Samples',xlim=c(0.7,length(vali)+0.3),ylim = yrange,col=colors[(i %% length(colors))],xaxt='n',log='y')
    axis(1,at=1:length(vali),labels=(collabel),las=2)
    # lines(0:100,rep(1,101),col='black');
  }else{
    lines(1:length(vali),vali,type='b',pch=20,col=colors[(i %% length(colors))])
  }
}




# parameters
# Do not modify the variables beginning with "__"
targetmat=list(c(259.67693436153235,1904.675116727584,489.3488721379317,343.61613106069177,1068.0457159811365),c(248.4371864563317,130.42500799306714,404.40077941961107,1514.8668143535874,326.1869348807255),c(93.40618086735715,466.4750285878167,89.73390075878943,150.2550823992989,73.60855610140266),c(42.633526536968,427.70002621149945,84.94809271832067,438.4492568372985,34.63932051830713))
targetgene="Ankrd11"
collabel=c("In.vivo.input.Pool.F..41.47._1439..1440..1441..1442..1443..1444..1445..1446","In.vivo_AR1911_Pool.F..41.48._BM_hEGFRv3_15m_1439..1440..1441..1442..1443..1444..1445..1446","In.vivo_AR1912_Pool.F..41.48._BM_hEGFRv3_15m_1439..1440..1441..1442..1443..1444..1445..1446","In.vivo_AR1913_Pool.F..41.48._BM_hEGFRv3_15m_1439..1440..1441..1442..1443..1444..1445..1446","In.vivo_AR1914_Pool.F..41.48._BM_hEGFRv3_15m_1439..1440..1441..1442..1443..1444..1445..1446")

# set up color using RColorBrewer
#library(RColorBrewer)
#colors <- brewer.pal(length(targetgenelist), "Set1")

colors=c( "#E41A1C", "#377EB8", "#4DAF4A", "#984EA3", "#FF7F00",  "#A65628", "#F781BF",
          "#999999", "#66C2A5", "#FC8D62", "#8DA0CB", "#E78AC3", "#A6D854", "#FFD92F", "#E5C494", "#B3B3B3", 
          "#8DD3C7", "#FFFFB3", "#BEBADA", "#FB8072", "#80B1D3", "#FDB462", "#B3DE69", "#FCCDE5",
          "#D9D9D9", "#BC80BD", "#CCEBC5", "#FFED6F")


## code

targetmatvec=unlist(targetmat)+1
yrange=range(targetmatvec[targetmatvec>0]);
# yrange[1]=1; # set the minimum value to 1
for(i in 1:length(targetmat)){
  vali=targetmat[[i]]+1;
  if(i==1){
    plot(1:length(vali),vali,type='b',las=1,pch=20,main=paste('sgRNAs in',targetgene),ylab='Read counts',xlab='Samples',xlim=c(0.7,length(vali)+0.3),ylim = yrange,col=colors[(i %% length(colors))],xaxt='n',log='y')
    axis(1,at=1:length(vali),labels=(collabel),las=2)
    # lines(0:100,rep(1,101),col='black');
  }else{
    lines(1:length(vali),vali,type='b',pch=20,col=colors[(i %% length(colors))])
  }
}




# parameters
# Do not modify the variables beginning with "__"
targetmat=list(c(113.94778910789628,352.50002160288415,104.09132488019574,386.72209732278577,382.4758307229746),c(277.11792249029196,393.62502412322067,394.82916333867354,163.80267179595702,186.18634778590084),c(68.2136424591488,242.05001483398047,405.59723142972825,155.18147854353822,272.78464908166865),c(82.94158799010138,121.02500741699023,59.822600505859626,264.7937927528628,278.5578691680532))
targetgene="Gm32970"
collabel=c("In.vivo.input.Pool.F..41.47._1439..1440..1441..1442..1443..1444..1445..1446","In.vivo_AR1911_Pool.F..41.48._BM_hEGFRv3_15m_1439..1440..1441..1442..1443..1444..1445..1446","In.vivo_AR1912_Pool.F..41.48._BM_hEGFRv3_15m_1439..1440..1441..1442..1443..1444..1445..1446","In.vivo_AR1913_Pool.F..41.48._BM_hEGFRv3_15m_1439..1440..1441..1442..1443..1444..1445..1446","In.vivo_AR1914_Pool.F..41.48._BM_hEGFRv3_15m_1439..1440..1441..1442..1443..1444..1445..1446")

# set up color using RColorBrewer
#library(RColorBrewer)
#colors <- brewer.pal(length(targetgenelist), "Set1")

colors=c( "#E41A1C", "#377EB8", "#4DAF4A", "#984EA3", "#FF7F00",  "#A65628", "#F781BF",
          "#999999", "#66C2A5", "#FC8D62", "#8DA0CB", "#E78AC3", "#A6D854", "#FFD92F", "#E5C494", "#B3B3B3", 
          "#8DD3C7", "#FFFFB3", "#BEBADA", "#FB8072", "#80B1D3", "#FDB462", "#B3DE69", "#FCCDE5",
          "#D9D9D9", "#BC80BD", "#CCEBC5", "#FFED6F")


## code

targetmatvec=unlist(targetmat)+1
yrange=range(targetmatvec[targetmatvec>0]);
# yrange[1]=1; # set the minimum value to 1
for(i in 1:length(targetmat)){
  vali=targetmat[[i]]+1;
  if(i==1){
    plot(1:length(vali),vali,type='b',las=1,pch=20,main=paste('sgRNAs in',targetgene),ylab='Read counts',xlab='Samples',xlim=c(0.7,length(vali)+0.3),ylim = yrange,col=colors[(i %% length(colors))],xaxt='n',log='y')
    axis(1,at=1:length(vali),labels=(collabel),las=2)
    # lines(0:100,rep(1,101),col='black');
  }else{
    lines(1:length(vali),vali,type='b',pch=20,col=colors[(i %% length(colors))])
  }
}




# parameters
# Do not modify the variables beginning with "__"
targetmat=list(c(74.02730516873534,279.6500171382881,20.33968417199227,215.52983131046977,753.4052212731801),c(270.1415272387881,284.35001742632653,771.7115465255891,311.5945561231363,261.2382089088996),c(178.2856564273207,34.0750020882788,259.63008619543075,124.39150264204255,287.21769929762996),c(213.94278771278485,347.8000213148457,923.6609518104726,237.69861395954666,806.807507072237))
targetgene="Vmn2r105"
collabel=c("In.vivo.input.Pool.F..41.47._1439..1440..1441..1442..1443..1444..1445..1446","In.vivo_AR1911_Pool.F..41.48._BM_hEGFRv3_15m_1439..1440..1441..1442..1443..1444..1445..1446","In.vivo_AR1912_Pool.F..41.48._BM_hEGFRv3_15m_1439..1440..1441..1442..1443..1444..1445..1446","In.vivo_AR1913_Pool.F..41.48._BM_hEGFRv3_15m_1439..1440..1441..1442..1443..1444..1445..1446","In.vivo_AR1914_Pool.F..41.48._BM_hEGFRv3_15m_1439..1440..1441..1442..1443..1444..1445..1446")

# set up color using RColorBrewer
#library(RColorBrewer)
#colors <- brewer.pal(length(targetgenelist), "Set1")

colors=c( "#E41A1C", "#377EB8", "#4DAF4A", "#984EA3", "#FF7F00",  "#A65628", "#F781BF",
          "#999999", "#66C2A5", "#FC8D62", "#8DA0CB", "#E78AC3", "#A6D854", "#FFD92F", "#E5C494", "#B3B3B3", 
          "#8DD3C7", "#FFFFB3", "#BEBADA", "#FB8072", "#80B1D3", "#FDB462", "#B3DE69", "#FCCDE5",
          "#D9D9D9", "#BC80BD", "#CCEBC5", "#FFED6F")


## code

targetmatvec=unlist(targetmat)+1
yrange=range(targetmatvec[targetmatvec>0]);
# yrange[1]=1; # set the minimum value to 1
for(i in 1:length(targetmat)){
  vali=targetmat[[i]]+1;
  if(i==1){
    plot(1:length(vali),vali,type='b',las=1,pch=20,main=paste('sgRNAs in',targetgene),ylab='Read counts',xlab='Samples',xlim=c(0.7,length(vali)+0.3),ylim = yrange,col=colors[(i %% length(colors))],xaxt='n',log='y')
    axis(1,at=1:length(vali),labels=(collabel),las=2)
    # lines(0:100,rep(1,101),col='black');
  }else{
    lines(1:length(vali),vali,type='b',pch=20,col=colors[(i %% length(colors))])
  }
}




# parameters
# Do not modify the variables beginning with "__"
targetmat=list(c(23.25465083834618,122.20000748899984,129.21681709265678,87.44353156024773,5.773220086384522),c(37.59501885532632,49.35000302440378,14.35742412140631,4.926396144239309,252.57837877932283),c(15.115523044925018,72.85000446459605,92.12680477902383,22.16878264907689,122.68092683567109),c(5.038507681641672,1.1750000720096139,0.0,1.2315990360598272,1.4433050215961305))
targetgene="Gm1673"
collabel=c("In.vivo.input.Pool.F..41.47._1439..1440..1441..1442..1443..1444..1445..1446","In.vivo_AR1911_Pool.F..41.48._BM_hEGFRv3_15m_1439..1440..1441..1442..1443..1444..1445..1446","In.vivo_AR1912_Pool.F..41.48._BM_hEGFRv3_15m_1439..1440..1441..1442..1443..1444..1445..1446","In.vivo_AR1913_Pool.F..41.48._BM_hEGFRv3_15m_1439..1440..1441..1442..1443..1444..1445..1446","In.vivo_AR1914_Pool.F..41.48._BM_hEGFRv3_15m_1439..1440..1441..1442..1443..1444..1445..1446")

# set up color using RColorBrewer
#library(RColorBrewer)
#colors <- brewer.pal(length(targetgenelist), "Set1")

colors=c( "#E41A1C", "#377EB8", "#4DAF4A", "#984EA3", "#FF7F00",  "#A65628", "#F781BF",
          "#999999", "#66C2A5", "#FC8D62", "#8DA0CB", "#E78AC3", "#A6D854", "#FFD92F", "#E5C494", "#B3B3B3", 
          "#8DD3C7", "#FFFFB3", "#BEBADA", "#FB8072", "#80B1D3", "#FDB462", "#B3DE69", "#FCCDE5",
          "#D9D9D9", "#BC80BD", "#CCEBC5", "#FFED6F")


## code

targetmatvec=unlist(targetmat)+1
yrange=range(targetmatvec[targetmatvec>0]);
# yrange[1]=1; # set the minimum value to 1
for(i in 1:length(targetmat)){
  vali=targetmat[[i]]+1;
  if(i==1){
    plot(1:length(vali),vali,type='b',las=1,pch=20,main=paste('sgRNAs in',targetgene),ylab='Read counts',xlab='Samples',xlim=c(0.7,length(vali)+0.3),ylim = yrange,col=colors[(i %% length(colors))],xaxt='n',log='y')
    axis(1,at=1:length(vali),labels=(collabel),las=2)
    # lines(0:100,rep(1,101),col='black');
  }else{
    lines(1:length(vali),vali,type='b',pch=20,col=colors[(i %% length(colors))])
  }
}




# parameters
# Do not modify the variables beginning with "__"
targetmat=list(c(131.38877723665593,89.30000547273066,321.8455907215248,359.62691852946955,529.6929429257799),c(299.5974183006933,280.8250172102977,707.1031379792607,698.316653445922,405.5687110685127),c(172.8595712317066,193.8750118815863,300.3094545394153,1272.2418042498016,378.1459156581862),c(148.82976536541554,372.4750228270476,65.80486055644559,302.9733628707175,56.28889584224909))
targetgene="E2f8"
collabel=c("In.vivo.input.Pool.F..41.47._1439..1440..1441..1442..1443..1444..1445..1446","In.vivo_AR1911_Pool.F..41.48._BM_hEGFRv3_15m_1439..1440..1441..1442..1443..1444..1445..1446","In.vivo_AR1912_Pool.F..41.48._BM_hEGFRv3_15m_1439..1440..1441..1442..1443..1444..1445..1446","In.vivo_AR1913_Pool.F..41.48._BM_hEGFRv3_15m_1439..1440..1441..1442..1443..1444..1445..1446","In.vivo_AR1914_Pool.F..41.48._BM_hEGFRv3_15m_1439..1440..1441..1442..1443..1444..1445..1446")

# set up color using RColorBrewer
#library(RColorBrewer)
#colors <- brewer.pal(length(targetgenelist), "Set1")

colors=c( "#E41A1C", "#377EB8", "#4DAF4A", "#984EA3", "#FF7F00",  "#A65628", "#F781BF",
          "#999999", "#66C2A5", "#FC8D62", "#8DA0CB", "#E78AC3", "#A6D854", "#FFD92F", "#E5C494", "#B3B3B3", 
          "#8DD3C7", "#FFFFB3", "#BEBADA", "#FB8072", "#80B1D3", "#FDB462", "#B3DE69", "#FCCDE5",
          "#D9D9D9", "#BC80BD", "#CCEBC5", "#FFED6F")


## code

targetmatvec=unlist(targetmat)+1
yrange=range(targetmatvec[targetmatvec>0]);
# yrange[1]=1; # set the minimum value to 1
for(i in 1:length(targetmat)){
  vali=targetmat[[i]]+1;
  if(i==1){
    plot(1:length(vali),vali,type='b',las=1,pch=20,main=paste('sgRNAs in',targetgene),ylab='Read counts',xlab='Samples',xlim=c(0.7,length(vali)+0.3),ylim = yrange,col=colors[(i %% length(colors))],xaxt='n',log='y')
    axis(1,at=1:length(vali),labels=(collabel),las=2)
    # lines(0:100,rep(1,101),col='black');
  }else{
    lines(1:length(vali),vali,type='b',pch=20,col=colors[(i %% length(colors))])
  }
}




# parameters
# Do not modify the variables beginning with "__"
targetmat=list(c(213.94278771278485,251.45001541005738,343.3817269036342,166.26586986807666,112.57779168449818),c(146.1167227676085,384.22502354714373,88.53744874867225,374.4061069621875,396.9088809389359),c(126.73784706898668,42.3000025923461,37.09001231363297,59.11675373087171,323.30032483753325),c(103.4831962306405,594.5500364368646,301.5059065495325,346.07932913281144,77.93847116619105))
targetgene="Smcr8"
collabel=c("In.vivo.input.Pool.F..41.47._1439..1440..1441..1442..1443..1444..1445..1446","In.vivo_AR1911_Pool.F..41.48._BM_hEGFRv3_15m_1439..1440..1441..1442..1443..1444..1445..1446","In.vivo_AR1912_Pool.F..41.48._BM_hEGFRv3_15m_1439..1440..1441..1442..1443..1444..1445..1446","In.vivo_AR1913_Pool.F..41.48._BM_hEGFRv3_15m_1439..1440..1441..1442..1443..1444..1445..1446","In.vivo_AR1914_Pool.F..41.48._BM_hEGFRv3_15m_1439..1440..1441..1442..1443..1444..1445..1446")

# set up color using RColorBrewer
#library(RColorBrewer)
#colors <- brewer.pal(length(targetgenelist), "Set1")

colors=c( "#E41A1C", "#377EB8", "#4DAF4A", "#984EA3", "#FF7F00",  "#A65628", "#F781BF",
          "#999999", "#66C2A5", "#FC8D62", "#8DA0CB", "#E78AC3", "#A6D854", "#FFD92F", "#E5C494", "#B3B3B3", 
          "#8DD3C7", "#FFFFB3", "#BEBADA", "#FB8072", "#80B1D3", "#FDB462", "#B3DE69", "#FCCDE5",
          "#D9D9D9", "#BC80BD", "#CCEBC5", "#FFED6F")


## code

targetmatvec=unlist(targetmat)+1
yrange=range(targetmatvec[targetmatvec>0]);
# yrange[1]=1; # set the minimum value to 1
for(i in 1:length(targetmat)){
  vali=targetmat[[i]]+1;
  if(i==1){
    plot(1:length(vali),vali,type='b',las=1,pch=20,main=paste('sgRNAs in',targetgene),ylab='Read counts',xlab='Samples',xlim=c(0.7,length(vali)+0.3),ylim = yrange,col=colors[(i %% length(colors))],xaxt='n',log='y')
    axis(1,at=1:length(vali),labels=(collabel),las=2)
    # lines(0:100,rep(1,101),col='black');
  }else{
    lines(1:length(vali),vali,type='b',pch=20,col=colors[(i %% length(colors))])
  }
}



dev.off()
Sweave("invivo.poolF_BM_hEGFRv3_15m_v_input_summary.Rnw");
library(tools);

texi2dvi("invivo.poolF_BM_hEGFRv3_15m_v_input_summary.tex",pdf=TRUE);
